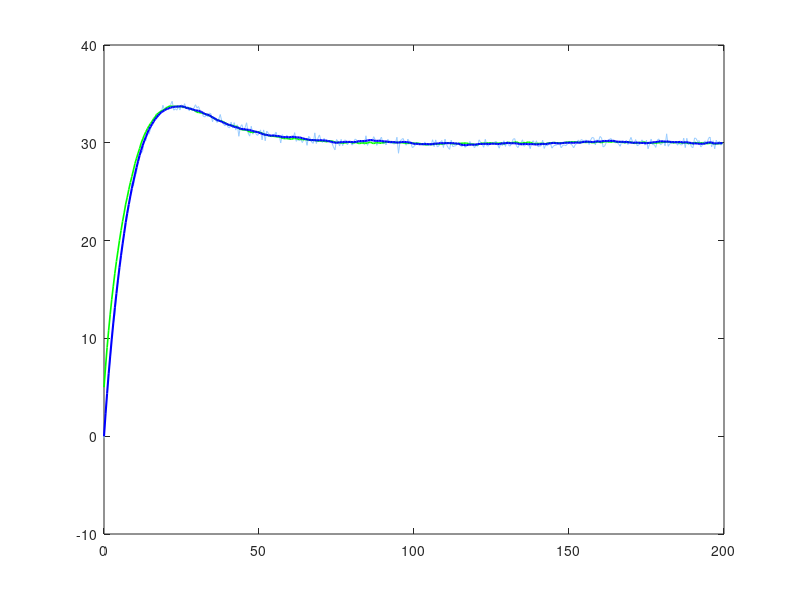

MATLAB code for this plot: (Note: this script raises an error after producing the figure.)
%% Train Cruise Controller — Full State Observer + State Feedback
% Plant:       z_{k+1} = Ad*z + Bd*u + w     (process noise)
%              y_k     = C*z + v             (measurement noise)
% Observer:    zhat_{k+1} = Ad*zhat + Bd*u + L*(y - C*zhat)
% Controller:  F_t = K*(z_ref - zhat)
% Design:      Pole placement for both K and L (acker / place)

clear; clc; close all;
rng(1);             % Reproducible noise

%% 1. Physical parameters
m     = 4e5;        % Train mass [kg]
b     = 5000;       % Linear drag coefficient [N*s/m]
mu    = 0.0015;     % Rolling friction coefficient [-]
g     = 9.81;       % Gravity [m/s^2]

%% 2. Continuous state-space model (Option 2: augmented input)
% State: z = [x; v], Input: u = [F_t; 1]
A = [0   1;
     0  -b/m];

B = [0       0;
     1/m   -mu*g];

C = eye(2);         % Measure both position and velocity
D = zeros(2, 2);

%% 3. Controller design (continuous-time pole placement)
wn_ctrl   = 0.1;    % Controller natural frequency [rad/s]
zeta_ctrl = 1.0;    % Critically damped

ctrl_poly        = [1, 2*zeta_ctrl*wn_ctrl, wn_ctrl^2];
ctrl_poles_cont  = roots(ctrl_poly);

%% 4. Observer design (3x faster than controller)
wn_obs   = 3 * wn_ctrl;
zeta_obs = 1.0;

obs_poly        = [1, 2*zeta_obs*wn_obs, wn_obs^2];
obs_poles_cont  = roots(obs_poly);

%% 5. Discretize
dt    = 0.5;        % Sample time [s]
sys_c = ss(A, B, C, D);
sys_d = c2d(sys_c, dt, 'zoh');
Ad    = sys_d.A;
Bd    = sys_d.B;
Cd    = sys_d.C;

% Map poles from s-plane to z-plane: z = exp(s*dt)
ctrl_poles_disc = exp(ctrl_poles_cont * dt);
obs_poles_disc  = exp(obs_poles_cont  * dt);

%% 6. Compute gains
B_ctrl = Bd(:,1);                               % Only first column is controllable input
K      = place(Ad, B_ctrl, ctrl_poles_disc);    % 1x2 state feedback gain
L      = place(Ad', Cd', obs_poles_disc)';      % 2x2 observer gain

fprintf('Controller gain K:\n'); disp(K);
fprintf('Observer   gain L:\n'); disp(L);

%% 7. Noise setup
% Process noise: random wind force on velocity
sigma_F      = 2e4;                             % Disturbance force std [N]
sigma_v_proc = (sigma_F/m) * dt;                % Velocity kick std [m/s]

% Measurement noise on each sensor
sigma_x_meas = 1.0;                             % Position sensor std [m]
sigma_v_meas = 0.3;                             % Velocity sensor std [m/s]

%% 8. Simulation
T_final = 200;
N       = round(T_final/dt);
t       = (0:N-1)' * dt;

v_ref   = 30;                                   % Cruise speed [m/s]
z_ref   = @(tk) [v_ref*tk; v_ref];

% Preallocate
Z     = zeros(N, 2);    % True state
Zhat  = zeros(N, 2);    % Estimated state
Y     = zeros(N, 2);    % Measurement
Ft    = zeros(N, 1);    % Control

% Initial conditions
z    = [0; 0];          % Plant starts at rest
zhat = [0; 5];          % Deliberately wrong initial estimate, to see convergence

for k = 1:N
    tk = t(k);

    % --- Plant produces a noisy measurement ---
    v_meas = [sigma_x_meas * randn;
              sigma_v_meas * randn];
    y = Cd * z + v_meas;

    % --- Controller acts on the estimate ---
    Ft(k) = K * (z_ref(tk) - zhat);

    % --- Record histories ---
    Z(k,:)    = z.';
    Zhat(k,:) = zhat.';
    Y(k,:)    = y.';

    % --- Observer update ---
    zhat = Ad*zhat + Bd*[Ft(k); 1] + L*(y - Cd*zhat);

    % --- Plant propagates with process noise ---
    w = [0; sigma_v_proc * randn];
    z = Ad*z + Bd*[Ft(k); 1] + w;
end

%% 9. Plots
figure('Position', [100 100 1000 900]);

subplot(1,1,1);
plot(t, Y(:,2), 'Color', [0.6 0.8 1], 'LineWidth', 0.5); hold on;
plot(t, Zhat(:,2), 'g', 'LineWidth', 1.2);
plot(t, Z(:,2), 'b', 'LineWidth', 1.5);
yline(v_ref, 'r--', 'LineWidth', 1.2);
ylabel('Velocity [m/s]');
title('Train with Observer + State Feedback Controller');
legend('Measured', 'Estimated', 'True', 'Reference', 'Location', 'southeast');
grid on;

%% 10. Performance metrics (steady state, t > 100s)
ss = t > 100;
fprintf('\n--- Steady-State Performance (t > 100s) ---\n');
fprintf('Mean velocity:        %.3f m/s (ref = %.1f)\n', mean(Z(ss,2)), v_ref);
fprintf('Velocity std dev:     %.3f m/s\n',  std(Z(ss,2)));
fprintf('Est. error std dev:   %.3f m/s\n',  std(Zhat(ss,2) - Z(ss,2)));
fprintf('Throttle std dev:     %.2f kN\n',   std(Ft(ss))/1000);
